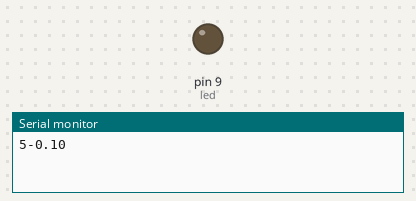
Bench run of a sketch on a simulated Arduino Uno, built with avr-gcc and run on an emulated ATmega328P. Parts: output pins drawn as LEDs (lit = HIGH), the last lines printed to the serial monitor.

Above: at 0.05 s.
At 2.35 s:
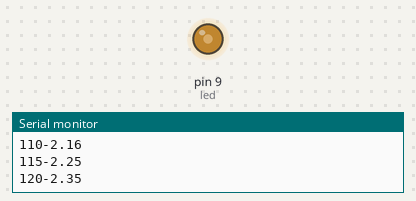
At 4.7 s:
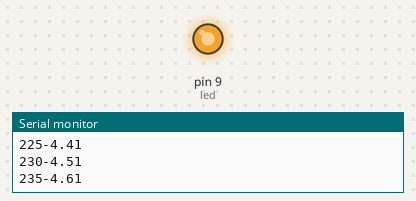
At 9.35 s:
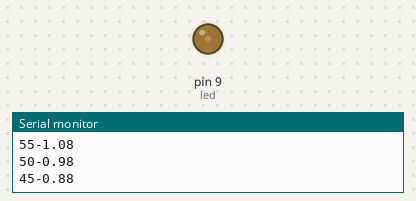
Timing chart, 0 to 13.3 s (numbered marks = the images above):
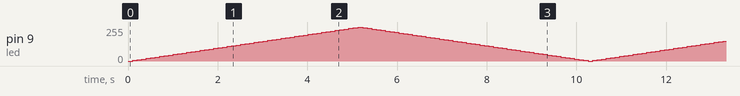

The sketch:

LED_SENSOR.ino
```cpp
int led = 9;
int brightness = 0;  // how bright the LED is
int fadeAmount = 5;  // how many points to fade the LED by

// the setup routine runs once when you press reset:
void setup() {
  // declare pin 9 to be an output:
  pinMode(led, OUTPUT);
  Serial.begin(9600);
}

// the loop routine runs over and over again forever:
void loop() {
  // set the brightness of pin 9:
  analogWrite(led, brightness);

  // change the brightness for next time through the loop:
  brightness = brightness + fadeAmount;
  Serial.print(brightness);
   Serial.print("-");
  Serial.println((float)brightness*5/255);
  // reverse the direction of the fading at the ends of the fade:
  if (brightness <= 0 || brightness >= 255) {
    fadeAmount = -fadeAmount;

  }
  // wait for 30 milliseconds to see the dimming effect
  delay(100);
}
```
